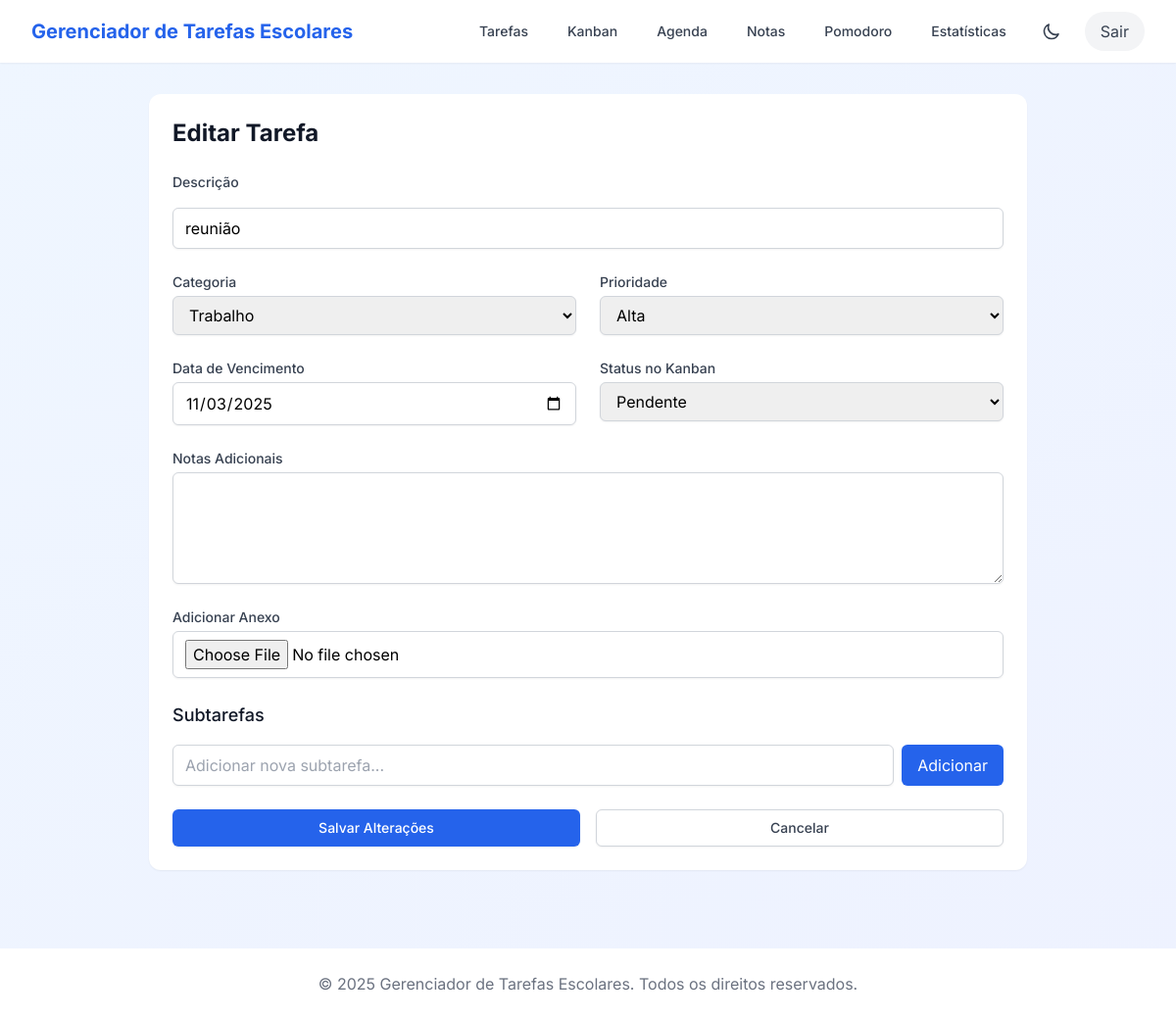
The app's page /editar_tarefa/1 (signed in) with its own data.
### models.py (models this page shows, shortened)
class Tarefa(db.Model):
    __tablename__ = 'tarefas'
    id = db.Column(db.Integer, primary_key=True)
    descricao = db.Column(db.String(200), nullable=False)
    concluida = db.Column(db.Boolean, default=False)
    data_criacao = db.Column(db.DateTime, default=datetime.utcnow)
    data_conclusao = db.Column(db.DateTime, nullable=True)
    data_vencimento = db.Column(db.DateTime, nullable=True)  # Data de vencimento
    prioridade = db.Column(db.String(20), default='normal')  # baixa, normal, alta
    categoria = db.Column(db.String(50), nullable=True)  # categoria da tarefa (ex: escola, trabalho, pessoal)
    notas = db.Column(db.Text, nullable=True)  # Notas adicionais
    status_kanban = db.Column(db.String(20), default='pendente')  # pendente, em_progresso, concluida
    usuario_id = db.Column(db.Integer, db.ForeignKey('usuarios.id'), nullable=False)
    subtarefas = db.relationship('Subtarefa', backref='tarefa', lazy=True, cascade="all, delete-orphan")
    anexos = db.relationship('Anexo', backref='tarefa', lazy=True, cascade="all, delete-orphan")
    sessoes_pomodoro = db.relationship('SessaoPomodoro', backref='tarefa', lazy=True)

### app.py (the view, shortened to what this page needs)
@app.route('/editar_tarefa/<int:id>', methods=['GET', 'POST'])
@login_required
def editar_tarefa(id):
    tarefa = Tarefa.query.get(id)
    if not tarefa or tarefa.usuario_id != current_user.id:
        flash('Tarefa não encontrada ou você não tem permissão para editar!', 'error')
        return redirect(url_for('index'))
    return render_template('editar.html', tarefa=tarefa, current_user=current_user, current_year=datetime.now().year)

### app.py (called while the page is built)
@login_manager.user_loader
def load_user(user_id):
    return Usuario.query.get(int(user_id))

@app.context_processor
def inject_current_year():
    return {'current_year': datetime.now().year}

### templates/editar.html (shortened to what this page needs)
{% extends "base.html" %}
{% block content %}
<div class="max-w-4xl mx-auto">
    <div class="bg-white dark:bg-gray-800 rounded-xl shadow-sm p-6">
        <h1 class="text-2xl font-bold text-gray-900 dark:text-gray-200 mb-6">Editar Tarefa</h1>
        <form action="{{ url_for('editar_tarefa', id=tarefa.id) }}" method="POST" enctype="multipart/form-data" class="space-y-6">
            <div class="grid grid-cols-1 md:grid-cols-2 gap-6">
                <div class="space-y-4 md:col-span-2">
                    <label for="descricao" class="block text-sm font-medium text-gray-700 dark:text-gray-300">Descrição</label>
                    <input
                        type="text"
                        id="descricao"
                        name="descricao"
                        value="{{ tarefa.descricao }}"
                        required
                        class="mt-1 block w-full px-3 py-2 border border-gray-300 dark:border-gray-700 dark:bg-gray-700 dark:text-white rounded-md shadow-sm focus:outline-none focus:ring-blue-500 focus:border-blue-500"
                    >
                </div>
                <div>
                    <label for="categoria" class="block text-sm font-medium text-gray-700 dark:text-gray-300">Categoria</label>
                    <select
                        id="categoria"
                        name="categoria"
                        class="mt-1 block w-full px-3 py-2 border border-gray-300 dark:border-gray-700 dark:bg-gray-700 dark:text-white rounded-md shadow-sm focus:outline-none focus:ring-blue-500 focus:border-blue-500"
                    >
                        <option value="trabalho" {% if tarefa.categoria == 'trabalho' %}selected{% endif %}>Trabalho</option>
                    </select>
                </div>
                <div>
                    <label for="prioridade" class="block text-sm font-medium text-gray-700 dark:text-gray-300">Prioridade</label>
                    <select
                        id="prioridade"
                        name="prioridade"
                        class="mt-1 block w-full px-3 py-2 border border-gray-300 dark:border-gray-700 dark:bg-gray-700 dark:text-white rounded-md shadow-sm focus:outline-none focus:ring-blue-500 focus:border-blue-500"
                    >
                        <option value="alta" {% if tarefa.prioridade == 'alta' %}selected{% endif %}>Alta</option>
                    </select>
                </div>
                <div>
                    <label for="data_vencimento" class="block text-sm font-medium text-gray-700 dark:text-gray-300">Data de Vencimento</label>
                    <input
                        type="date"
                        id="data_vencimento"
                        name="data_vencimento"
                        value="{{ tarefa.data_vencimento.strftime('%Y-%m-%d') if tarefa.data_vencimento else '' }}"
                        class="mt-1 block w-full px-3 py-2 border border-gray-300 dark:border-gray-700 dark:bg-gray-700 dark:text-white rounded-md shadow-sm focus:outline-none focus:ring-blue-500 focus:border-blue-500"
                    >
                </div>
                <div>
                    <label for="status_kanban" class="block text-sm font-medium text-gray-700 dark:text-gray-300">Status no Kanban</label>
                    <select
                        id="status_kanban"
                        name="status_kanban"
                        class="mt-1 block w-full px-3 py-2 border border-gray-300 dark:border-gray-700 dark:bg-gray-700 dark:text-white rounded-md shadow-sm focus:outline-none focus:ring-blue-500 focus:border-blue-500"
                    >
                        <option value="pendente" {% if tarefa.status_kanban == 'pendente' %}selected{% endif %}>Pendente</option>
                    </select>
                </div>
                <div class="md:col-span-2">
                    <label for="notas" class="block text-sm font-medium text-gray-700 dark:text-gray-300">Notas Adicionais</label>
                    <textarea
                        id="notas"
                        name="notas"
                        rows="4"
                        class="mt-1 block w-full px-3 py-2 border border-gray-300 dark:border-gray-700 dark:bg-gray-700 dark:text-white rounded-md shadow-sm focus:outline-none focus:ring-blue-500 focus:border-blue-500"
                    >{{ tarefa.notas or '' }}</textarea>
                </div>
                <div class="md:col-span-2">
                    <label for="anexo" class="block text-sm font-medium text-gray-700 dark:text-gray-300">Adicionar Anexo</label>
                    <input
                        type="file"
                        id="anexo"
                        name="anexo"
                        class="mt-1 block w-full px-3 py-2 border border-gray-300 dark:border-gray-700 dark:bg-gray-700 dark:text-white rounded-md shadow-sm focus:outline-none focus:ring-blue-500 focus:border-blue-500"
                    >
                </div>
            </div>
            <div class="mt-6">
                <h3 class="text-lg font-medium text-gray-900 dark:text-gray-200 mb-3">Subtarefas</h3>
                <div class="flex gap-2">
                    <input
                        type="text"
                        id="nova-subtarefa"
                        placeholder="Adicionar nova subtarefa..."
                        class="flex-1 px-3 py-2 border border-gray-300 dark:border-gray-700 dark:bg-gray-700 dark:text-white rounded-md shadow-sm focus:outline-none focus:ring-blue-500 focus:border-blue-500"
                    >
                    <button
                        type="button"
                        id="adicionar-subtarefa"
                        class="px-4 py-2 bg-blue-600 text-white rounded-md hover:bg-blue-700 focus:outline-none focus:ring-2 focus:ring-offset-2 focus:ring-blue-500"
                    >
                        Adicionar
                    </button>
                </div>
            </div>
            <div class="flex gap-4 mt-8">
                <button
                    type="submit"
                    class="flex-1 py-2 px-4 border border-transparent rounded-md shadow-sm text-sm font-medium text-white bg-blue-600 hover:bg-blue-700 focus:outline-none focus:ring-2 focus:ring-offset-2 focus:ring-blue-500"
                >
                    Salvar Alterações
                </button>
                <a
                    href="{{ url_for('index') }}"
                    class="flex-1 py-2 px-4 border border-gray-300 dark:border-gray-700 rounded-md shadow-sm text-sm font-medium text-gray-700 dark:text-gray-300 bg-white dark:bg-gray-800 hover:bg-gray-50 dark:hover:bg-gray-700 focus:outline-none focus:ring-2 focus:ring-offset-2 focus:ring-blue-500 text-center"
                >
                    Cancelar
                </a>
            </div>
        </form>
    </div>
</div>
{% endblock %}

### templates/base.html (style rules this page uses)
body { font-family: 'Inter', sans-serif; }

### records on screen
Tarefa: descricao "reunião", categoria "Trabalho", prioridade "Alta", data_vencimento "11/03/2025", status_kanban "Pendente"
